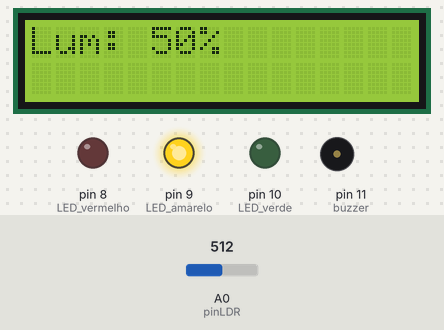
Recording of a sketch running on a simulated Arduino Uno, built with avr-gcc and run on an emulated ATmega328P. Shown: 16×2 character LCD, output pins drawn as LEDs (lit = HIGH), buzzer (waves = sounding). Inputs (shaded band) come from the test bench; at power-on: A0 (pinLDR) = 512.

Above: at 3.2 s.
3.3 s: A0 (pinLDR) set to 591
At 4.1 s:
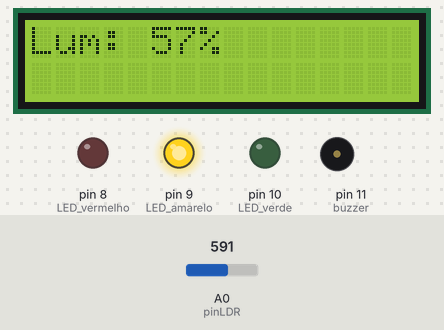
5.0 s: A0 (pinLDR) set to 615
At 5.4 s:
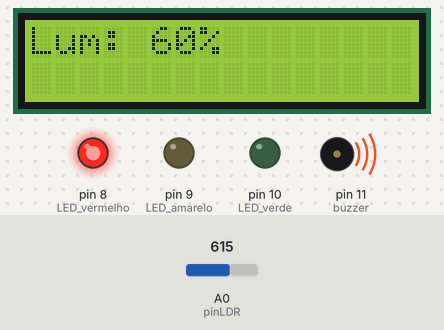
6.5 s: A0 (pinLDR) set to 40
At 9.4 s:
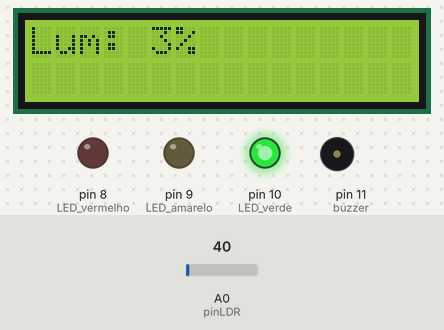
Timing chart, 0 to 10.9 s (numbered marks = the images above; inputs shaded):
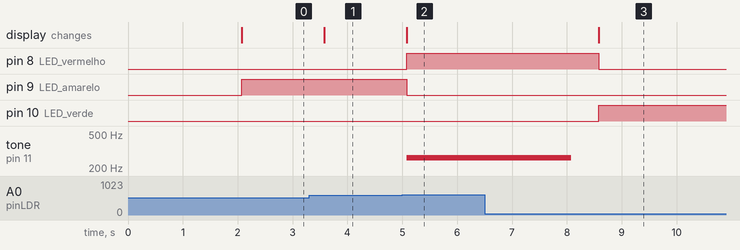

The sketch:

controle_luminosidade.ino
```cpp
// PROGRAMA CONTROLE LUMINOSIDADE COM LDR

#include <LiquidCrystal.h>
#define C4 262 // nota Dó

// pinos do LCD: RS, E, D4, D5, D6, D7
LiquidCrystal lcd(13, 12, 5, 4, 3, 2);

const int pinLDR    = A0;
const int LED_verde = 10;  // sem luz
const int LED_amarelo = 9; // luz média
const int LED_vermelho = 8; // muita luz
const int buzzer     = 11;

void setup() {
  // configurações de pino
  pinMode(pinLDR, INPUT);
  pinMode(LED_verde, OUTPUT);
  pinMode(LED_amarelo, OUTPUT);
  pinMode(LED_vermelho, OUTPUT);
  pinMode(buzzer, OUTPUT);

  // inicializa LCD
  lcd.begin(16, 2);
  // splash de boas-vindas
  lcd.setCursor(4, 0);
  lcd.print("TALK TIE");
  lcd.setCursor(2, 1);
  lcd.print("Lum Monitor");
  delay(2000);
  lcd.clear();
}

void loop() {
  int valor = analogRead(pinLDR);
  int pct   = map(valor, 0, 1023, 0, 100);

  // mostra a % no LCD
  lcd.setCursor(0, 0);
  lcd.print("Lum: ");
  lcd.print(pct);
  lcd.print("%   "); // espaços apagam resíduos

  // decide LEDs e buzzer
  if (valor < 50) {
    // ESCURO → verde
    digitalWrite(LED_verde, HIGH);
    digitalWrite(LED_amarelo, LOW);
    digitalWrite(LED_vermelho, LOW);
    noTone(buzzer);
  }
  else if (valor < 600) {
    // MÉDIO → amarelo
    digitalWrite(LED_verde, LOW);
    digitalWrite(LED_amarelo, HIGH);
    digitalWrite(LED_vermelho, LOW);
    noTone(buzzer);
  }
  else {
    // CLARO → vermelho + buzzer 3s
    digitalWrite(LED_verde, LOW);
    digitalWrite(LED_amarelo, LOW);
    digitalWrite(LED_vermelho, HIGH);

    tone(buzzer, C4);     // toca a nota
    delay(3000);          // por 3 segundos
    noTone(buzzer);
  }

  delay(500); // pausa curta antes de atualizar
}
```

Measured:
- the behaviour switches between 599 and 600 on A0 (pinLDR) (found by bisection; images 1 and 2)
- after the input at 3.3 s, the display: changes after 0.27 s (image 1)
- after the input at 5.0 s, pin 8 (LED_vermelho): LOW → HIGH after 0.08 s; pin 9 (LED_amarelo): HIGH → LOW after 0.08 s; tone on pin 11 (buzzer): silent → 262 Hz after 0.08 s; the display: changes after 0.08 s (image 2)
- after the input at 6.5 s, pin 8 (LED_vermelho): HIGH → LOW after 2.1 s; pin 10 (LED_verde): LOW → HIGH after 2.1 s; tone on pin 11 (buzzer): goes on until 8.1 s, then stays silent; the display: changes after 2.1 s (image 3)
